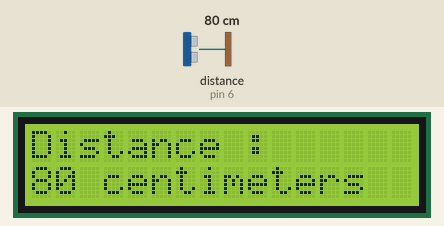
This sketch was run on a simulated Arduino Uno, built with avr-gcc and run on an emulated ATmega328P. Parts: 16×2 character LCD. Wiring (inferred from the names in the program): ultrasonic range finder: trigger pin 7; echo pin 6. Inputs (shaded band) come from the test bench; at power-on: distance to the obstacle (sensor on pin 6) 80 cm. The echo pulse lasts 58.3 µs per cm.

Above: at 1.2 s.
1.3 s: distance to the obstacle (sensor on pin 6) set to 2 cm
At 3.0 s:
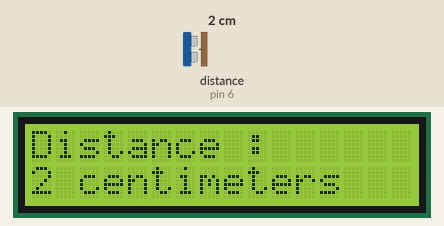
3.3 s: distance to the obstacle (sensor on pin 6) set to 4 cm
At 4.4 s:
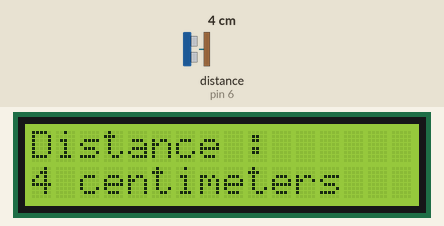
5.1 s: distance to the obstacle (sensor on pin 6) set to 9 cm
At 6.7 s:
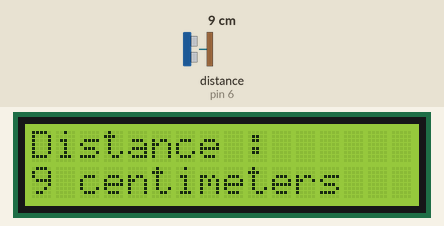
Timing chart, 0 to 8.2 s (numbered marks = the images above; inputs shaded):
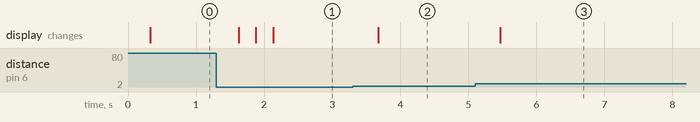

Measured:
- after the input at 1.3 s, the display: changes after 0.32 s (image 1)
- after the input at 3.3 s, the display: changes after 0.37 s (image 2)
- after the input at 5.1 s, the display: changes after 0.37 s (image 3)

The sketch:

sketch_feb20a.ino
```cpp
#include <LiquidCrystal.h>
int trigPin = 7;
int echoPin = 6;
int timer;
int distance;
int rs = 12, en = 11, d4 = 5, d5 = 4, d6 = 3, d7 = 2;
LiquidCrystal lcd(rs, en, d4, d5, d6, d7);

void setup() {
  pinMode(trigPin, OUTPUT);
  pinMode(echoPin, INPUT);
  lcd.begin(16,2);
}

void loop() {
  digitalWrite(trigPin, LOW);
  delayMicroseconds(5);
  digitalWrite(trigPin, HIGH);
  delayMicroseconds(10);
  digitalWrite(trigPin, LOW);
  timer = pulseIn(echoPin, HIGH, 11600);
  distance = timer * 0.0345/2;
  delay(250);
  lcd.clear();
  lcd.setCursor(0, 0);
  lcd.print("Distance : ");
  lcd.setCursor(0, 1);
  lcd.print(distance);
  lcd.print(" centimeters");
}
```
